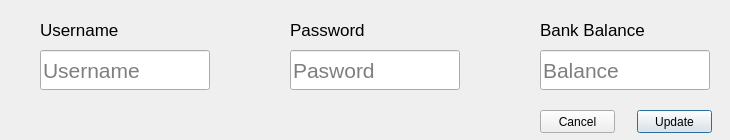
<?xml version="1.0" encoding="UTF-8"?>
<ui version="4.0">
 <class>main</class>
 <widget class="QDialog" name="main">
  <property name="geometry">
   <rect>
    <x>0</x>
    <y>0</y>
    <width>730</width>
    <height>140</height>
   </rect>
  </property>
  <property name="windowTitle">
   <string>Dialog</string>
  </property>
  <widget class="QLabel" name="lblUsername">
   <property name="geometry">
    <rect>
     <x>40</x>
     <y>20</y>
     <width>200</width>
     <height>20</height>
    </rect>
   </property>
   <property name="font">
    <font>
     <pointsize>13</pointsize>
    </font>
   </property>
   <property name="text">
    <string>Username</string>
   </property>
  </widget>
  <widget class="QLabel" name="lblPassword">
   <property name="geometry">
    <rect>
     <x>290</x>
     <y>20</y>
     <width>200</width>
     <height>20</height>
    </rect>
   </property>
   <property name="font">
    <font>
     <pointsize>13</pointsize>
    </font>
   </property>
   <property name="text">
    <string>Password</string>
   </property>
  </widget>
  <widget class="QLabel" name="lblBalance">
   <property name="geometry">
    <rect>
     <x>540</x>
     <y>20</y>
     <width>200</width>
     <height>20</height>
    </rect>
   </property>
   <property name="font">
    <font>
     <pointsize>13</pointsize>
    </font>
   </property>
   <property name="text">
    <string>Bank Balance</string>
   </property>
  </widget>
  <widget class="QLineEdit" name="usernameTxt">
   <property name="geometry">
    <rect>
     <x>40</x>
     <y>50</y>
     <width>170</width>
     <height>40</height>
    </rect>
   </property>
   <property name="font">
    <font>
     <pointsize>16</pointsize>
    </font>
   </property>
   <property name="placeholderText">
    <string>Username</string>
   </property>
  </widget>
  <widget class="QLineEdit" name="pwTxt">
   <property name="geometry">
    <rect>
     <x>290</x>
     <y>50</y>
     <width>170</width>
     <height>40</height>
    </rect>
   </property>
   <property name="font">
    <font>
     <pointsize>16</pointsize>
    </font>
   </property>
   <property name="placeholderText">
    <string>Pasword</string>
   </property>
  </widget>
  <widget class="QLineEdit" name="balanceTxt">
   <property name="geometry">
    <rect>
     <x>540</x>
     <y>50</y>
     <width>170</width>
     <height>40</height>
    </rect>
   </property>
   <property name="font">
    <font>
     <pointsize>16</pointsize>
    </font>
   </property>
   <property name="placeholderText">
    <string>Balance</string>
   </property>
  </widget>
  <widget class="QPushButton" name="updateBtn">
   <property name="geometry">
    <rect>
     <x>637</x>
     <y>110</y>
     <width>75</width>
     <height>23</height>
    </rect>
   </property>
   <property name="text">
    <string>Update</string>
   </property>
  </widget>
  <widget class="QPushButton" name="cancelBtn">
   <property name="geometry">
    <rect>
     <x>540</x>
     <y>110</y>
     <width>75</width>
     <height>23</height>
    </rect>
   </property>
   <property name="text">
    <string>Cancel</string>
   </property>
  </widget>
 </widget>
 <resources/>
 <connections/>
</ui>
